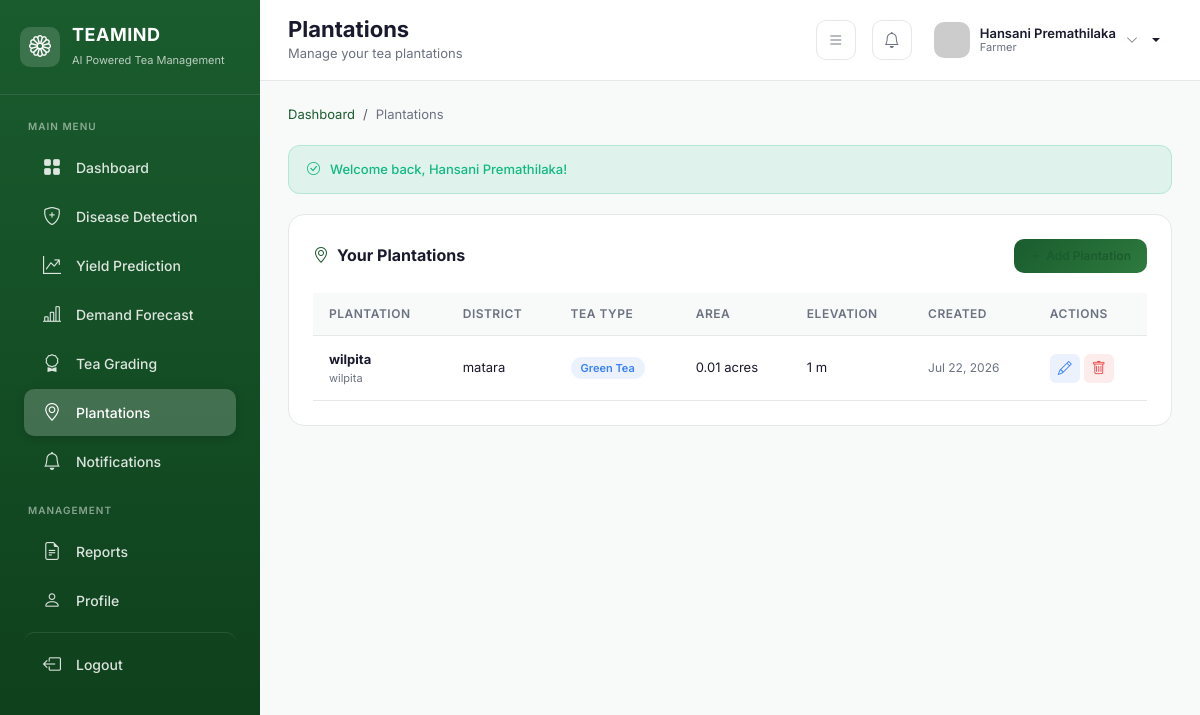
Page /plantations.php (signed in) on the committed database.
### tables this page shows
CREATE TABLE `users` (
  `id` int(11) NOT NULL,
  `fullname` varchar(100) NOT NULL,
  `email` varchar(100) NOT NULL,
  `phone` varchar(20) DEFAULT NULL,
  `password` varchar(255) NOT NULL,
  `role` enum('farmer','admin') DEFAULT 'farmer',
  `profile_image` varchar(255) DEFAULT 'default-avatar.png',
  `status` enum('active','inactive') DEFAULT 'active',
  `created_at` timestamp NOT NULL DEFAULT current_timestamp(),
  `updated_at` timestamp NOT NULL DEFAULT current_timestamp() ON UPDATE current_timestamp(),
  `last_login` timestamp NULL DEFAULT NULL,
  `dark_mode` tinyint(1) DEFAULT 0,
  `language` varchar(10) DEFAULT 'en'
);

CREATE TABLE `plantations` (
  `plantation_id` int(11) NOT NULL,
  `user_id` int(11) NOT NULL,
  `plantation_name` varchar(100) NOT NULL,
  `district` varchar(50) NOT NULL,
  `estate` varchar(100) DEFAULT NULL,
  `tea_type` enum('CTC','Orthodox','Green Tea','White Tea','Oolong') DEFAULT 'CTC',
  `area` decimal(10,2) DEFAULT NULL COMMENT 'Area in acres',
  `latitude` decimal(10,8) DEFAULT NULL,
  `longitude` decimal(11,8) DEFAULT NULL,
  `soil_type` varchar(50) DEFAULT NULL,
  `elevation` int(11) DEFAULT NULL COMMENT 'Elevation in meters',
  `created_at` timestamp NOT NULL DEFAULT current_timestamp(),
  `updated_at` timestamp NOT NULL DEFAULT current_timestamp() ON UPDATE current_timestamp()
);

### plantations.php (the view, shortened to what the rows shown need)
<?php
require_once 'config/config.php';
$pageTitle = 'Plantations';
$userId = $_SESSION['user_id'];
$action = $_GET['action'] ?? 'list';
$plantations = fetchAll("SELECT * FROM plantations WHERE user_id = ? ORDER BY created_at DESC", [$userId]);
$editPlantation = null;
require_once 'includes/header.php';
require_once 'includes/navbar.php';
?>
<div class="content-area">
    <?php if ($action === 'add' || $action === 'edit'): ?>
    <div class="dashboard-card animate-fade-in">
        <div class="section-header">
            <h3><i class="bi bi-<?php echo $action === 'edit' ? 'pencil' : 'plus-circle'; ?>" style="margin-right: 8px; color: var(--primary-green);"></i><?php echo $action === 'edit' ? 'Edit' : 'Add'; ?> Plantation</h3>
            <a href="plantations.php" class="btn-outline-custom" style="padding: 8px 16px; font-size: 12px;">
                <i class="bi bi-arrow-left" style="margin-right: 4px;"></i>Back
            </a>
        </div>
        <form method="POST" action="">
            <input type="hidden" name="plantation_id" value="<?php echo $editPlantation['plantation_id'] ?? 0; ?>">
            <div class="row g-3">
                <div class="col-md-6">
                    <label style="font-size: 13px; font-weight: 600; color: var(--text-dark); margin-bottom: 6px; display: block;">Plantation Name <span style="color: #ef4444;">*</span></label>
                    <div class="input-wrapper" style="position: relative;">
                        <input type="text" name="plantation_name" class="form-control" style="padding: 12px 14px 12px 44px; border-radius: 10px; font-size: 14px; border: 1.5px solid var(--border-color);" placeholder="e.g., Kotagala Estate" required value="<?php echo htmlspecialchars($editPlantation['plantation_name'] ?? ''); ?>">
                        <i class="bi bi-geo-alt" style="position: absolute; left: 14px; top: 50%; transform: translateY(-50%); color: var(--text-muted); font-size: 18px;"></i>
                    </div>
                </div>
                <div class="col-md-6">
                    <label style="font-size: 13px; font-weight: 600; color: var(--text-dark); margin-bottom: 6px; display: block;">District <span style="color: #ef4444;">*</span></label>
                    <div class="input-wrapper" style="position: relative;">
                        <input type="text" name="district" class="form-control" style="padding: 12px 14px 12px 44px; border-radius: 10px; font-size: 14px; border: 1.5px solid var(--border-color);" placeholder="e.g., Nuwara Eliya" required value="<?php echo htmlspecialchars($editPlantation['district'] ?? ''); ?>">
                        <i class="bi bi-map" style="position: absolute; left: 14px; top: 50%; transform: translateY(-50%); color: var(--text-muted); font-size: 18px;"></i>
                    </div>
                </div>
                <div class="col-md-6">
                    <label style="font-size: 13px; font-weight: 600; color: var(--text-dark); margin-bottom: 6px; display: block;">Estate Name</label>
                    <div class="input-wrapper" style="position: relative;">
                        <input type="text" name="estate" class="form-control" style="padding: 12px 14px 12px 44px; border-radius: 10px; font-size: 14px; border: 1.5px solid var(--border-color);" placeholder="e.g., Loolecondera" value="<?php echo htmlspecialchars($editPlantation['estate'] ?? ''); ?>">
                        <i class="bi bi-building" style="position: absolute; left: 14px; top: 50%; transform: translateY(-50%); color: var(--text-muted); font-size: 18px;"></i>
                    </div>
                </div>
                <div class="col-md-6">
                    <label style="font-size: 13px; font-weight: 600; color: var(--text-dark); margin-bottom: 6px; display: block;">Tea Type</label>
                    <select name="tea_type" class="form-select" style="border-radius: 10px; font-size: 14px; padding: 12px 14px; border: 1.5px solid var(--border-color);">
                        <option value="CTC" <?php echo ($editPlantation['tea_type'] ?? '') === 'CTC' ? 'selected' : ''; ?>>CTC</option>
                        <option value="Orthodox" <?php echo ($editPlantation['tea_type'] ?? '') === 'Orthodox' ? 'selected' : ''; ?>>Orthodox</option>
                        <option value="Green Tea" <?php echo ($editPlantation['tea_type'] ?? '') === 'Green Tea' ? 'selected' : ''; ?>>Green Tea</option>
                        <option value="White Tea" <?php echo ($editPlantation['tea_type'] ?? '') === 'White Tea' ? 'selected' : ''; ?>>White Tea</option>
                        <option value="Oolong" <?php echo ($editPlantation['tea_type'] ?? '') === 'Oolong' ? 'selected' : ''; ?>>Oolong</option>
                    </select>
                </div>
                <div class="col-md-4">
                    <label style="font-size: 13px; font-weight: 600; color: var(--text-dark); margin-bottom: 6px; display: block;">Area (acres)</label>
                    <div class="input-wrapper" style="position: relative;">
                        <input type="number" name="area" step="0.01" class="form-control" style="padding: 12px 14px 12px 44px; border-radius: 10px; font-size: 14px; border: 1.5px solid var(--border-color);" placeholder="e.g., 50.5" value="<?php echo $editPlantation['area'] ?? ''; ?>">
                        <i class="bi bi-rulers" style="position: absolute; left: 14px; top: 50%; transform: translateY(-50%); color: var(--text-muted); font-size: 18px;"></i>
                    </div>
                </div>
                <div class="col-md-4">
                    <label style="font-size: 13px; font-weight: 600; color: var(--text-dark); margin-bottom: 6px; display: block;">Elevation (m)</label>
                    <div class="input-wrapper" style="position: relative;">
                        <input type="number" name="elevation" class="form-control" style="padding: 12px 14px 12px 44px; border-radius: 10px; font-size: 14px; border: 1.5px solid var(--border-color);" placeholder="e.g., 1800" value="<?php echo $editPlantation['elevation'] ?? ''; ?>">
                        <i class="bi bi-arrow-up" style="position: absolute; left: 14px; top: 50%; transform: translateY(-50%); color: var(--text-muted); font-size: 18px;"></i>
                    </div>
                </div>
                <div class="col-md-4">
                    <label style="font-size: 13px; font-weight: 600; color: var(--text-dark); margin-bottom: 6px; display: block;">Soil Type</label>
                    <div class="input-wrapper" style="position: relative;">
                        <input type="text" name="soil_type" class="form-control" style="padding: 12px 14px 12px 44px; border-radius: 10px; font-size: 14px; border: 1.5px solid var(--border-color);" placeholder="e.g., Loamy" value="<?php echo htmlspecialchars($editPlantation['soil_type'] ?? ''); ?>">
                        <i class="bi bi-layers" style="position: absolute; left: 14px; top: 50%; transform: translateY(-50%); color: var(--text-muted); font-size: 18px;"></i>
                    </div>
                </div>
                <div class="col-md-6">
                    <label style="font-size: 13px; font-weight: 600; color: var(--text-dark); margin-bottom: 6px; display: block;">Latitude</label>
                    <input type="number" name="latitude" step="0.00000001" class="form-control" style="padding: 12px 14px; border-radius: 10px; font-size: 14px; border: 1.5px solid var(--border-color);" placeholder="e.g., 6.9271" value="<?php echo $editPlantation['latitude'] ?? ''; ?>">
                </div>
                <div class="col-md-6">
                    <label style="font-size: 13px; font-weight: 600; color: var(--text-dark); margin-bottom: 6px; display: block;">Longitude</label>
                    <input type="number" name="longitude" step="0.00000001" class="form-control" style="padding: 12px 14px; border-radius: 10px; font-size: 14px; border: 1.5px solid var(--border-color);" placeholder="e.g., 79.8612" value="<?php echo $editPlantation['longitude'] ?? ''; ?>">
                </div>
            </div>
            <div class="mt-4 d-flex gap-2">
                <button type="submit" class="btn-primary-custom">
                    <i class="bi bi-check-lg" style="margin-right: 6px;"></i><?php echo $action === 'edit' ? 'Update' : 'Create'; ?> Plantation
                </button>
                <a href="plantations.php" class="btn-outline-custom">Cancel</a>
            </div>
        </form>
    </div>
    <?php else: ?>
    <div class="dashboard-card animate-fade-in">
        <div class="table-responsive">
            <table class="custom-table">
                <thead>
                    <tr>
                        <th>Plantation</th>
                        <th>District</th>
                        <th>Tea Type</th>
                        <th>Area</th>
                        <th>Elevation</th>
                        <th>Created</th>
                        <th>Actions</th>
                    </tr>
                </thead>
                <tbody>
                    <?php if (empty($plantations)): ?>
                    <tr>
                        <td colspan="7" class="text-center py-5" style="color: var(--text-muted);">
                            <i class="bi bi-geo-alt" style="font-size: 32px; display: block; margin-bottom: 12px;"></i>
                            No plantations added yet.<br>
                            <a href="plantations.php?action=add" style="color: var(--primary-green); font-weight: 600;">Add your first plantation</a>
                        </td>
                    </tr>
                    <?php else: ?>
                    <?php foreach ($plantations as $p): ?>
                    <tr>
                        <td>
                            <strong><?php echo htmlspecialchars($p['plantation_name']); ?></strong>
                            <?php if ($p['estate']): ?>
                            <div style="font-size: 11px; color: var(--text-muted);"><?php echo htmlspecialchars($p['estate']); ?></div>
                            <?php endif; ?>
                        </td>
                        <td><?php echo htmlspecialchars($p['district']); ?></td>
                        <td>
                            <span class="badge-custom badge-info"><?php echo $p['tea_type']; ?></span>
                        </td>
                        <td><?php echo $p['area'] ? $p['area'] . ' acres' : '-'; ?></td>
                        <td><?php echo $p['elevation'] ? $p['elevation'] . ' m' : '-'; ?></td>
                        <td style="color: var(--text-muted); font-size: 12px;"><?php echo formatDate($p['created_at']); ?></td>
                        <td>
                            <div class="d-flex gap-1">
                                <a href="plantations.php?action=edit&id=<?php echo $p['plantation_id']; ?>" class="btn btn-sm" style="padding: 4px 8px; border-radius: 6px; background: rgba(59,130,246,0.1); color: var(--info); border: none;">
                                    <i class="bi bi-pencil"></i>
                                </a>
                                <a href="plantations.php?action=delete&id=<?php echo $p['plantation_id']; ?>" class="btn btn-sm" style="padding: 4px 8px; border-radius: 6px; background: rgba(239,68,68,0.1); color: var(--danger); border: none;" onclick="return confirm('Are you sure you want to delete this plantation?')">
                                    <i class="bi bi-trash"></i>
                                </a>
                            </div>
                        </td>
                    </tr>
                    <?php endforeach; ?>
                    <?php endif; ?>
                </tbody>
            </table>
        </div>
    </div>
    <?php endif; ?>
</div>
<?php require_once 'includes/footer.php'; ?>

### navbar.php (shortened to what the rows shown need)
<?php
$user = getCurrentUser();
?>
<nav class="top-navbar">
    <div class="page-title">
        <h2><?php echo isset($pageTitle) ? $pageTitle : 'Dashboard'; ?></h2>
    </div>
    <div class="navbar-actions">
        <div class="user-dropdown dropdown-toggle" data-bs-toggle="dropdown">
            <div class="user-info d-none d-md-block">
                <div class="name"><?php echo htmlspecialchars($user['fullname'] ?? 'User'); ?></div>
                <div class="role"><?php echo ucfirst($user['role'] ?? 'Farmer'); ?></div>
            </div>
        </div>
    </div>
</nav>

### rows in the picture
users: fullname "Hansani Premathilaka", role "Farmer"
plantations: plantation_name "wilpita", estate "wilpita", district "matara", tea_type "Green Tea", area "0.01", elevation "1", created_at "Jul 22, 2026"

### other values in the picture
$pageTitle "Plantations"
$pageSubtitle "Manage your tea plantations"
$flash['message'] "Welcome back, Hansani Premathilaka!"
